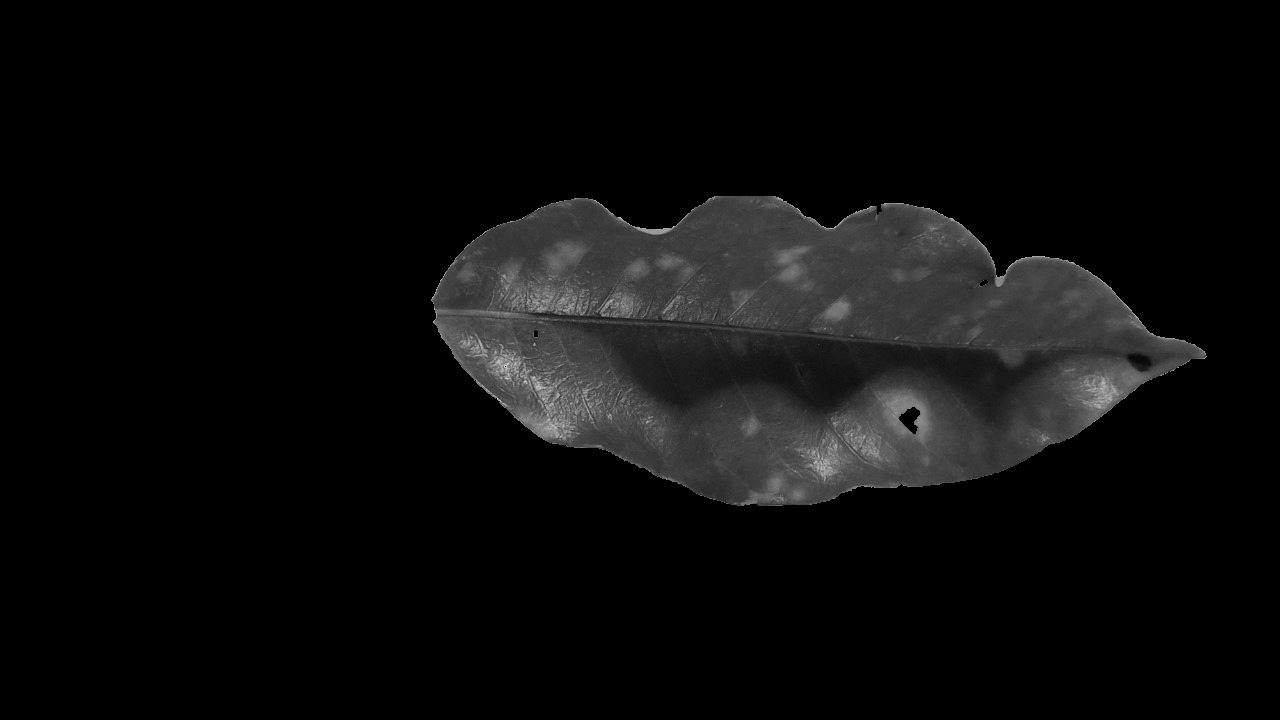
#> input picture resultados/f1.png, 1280 x 720 px, given in place of f1.jpeg, which was not available
$ python ebow_clustering.py
#> lines starting #> are read from the running program, lines starting #| are printed output that depends on the picture; pictures that were not available may be replaced by others from this repository, and a replacement may not be noted
### utils.py
import cv2
import numpy as np
from matplotlib import pyplot as plt
from functools import reduce
import operator
import collections
from sklearn.cluster import KMeans
import os


# [13 lines left out: functions resize, toHSV, not called in this run]


def centroid_histogram(clt):
    numLabels = np.arange(0, len(np.unique(clt.labels_)) + 1)
    (hist, _) = np.histogram(clt.labels_, bins=numLabels)
    hist = hist.astype("float")
    hist /= hist.sum()
    return hist


# [18 lines left out: functions plot_colors, img_plot, not called in this run]


def img_show():
    plt.show()


def black_back(img, coord):
    mask = np.zeros(img.shape[:2], np.uint8)
    bgdModel = np.zeros((1, 65), np.float64)
    fgdModel = np.zeros((1, 65), np.float64)
    cv2.grabCut(img, mask, coord, bgdModel, fgdModel, 5, cv2.GC_INIT_WITH_RECT)
    mask2 = np.where((mask == 2) | (mask == 0), 0, 1).astype('uint8')
    output = img*mask2[:, :, np.newaxis]
    """ cv2.imshow('img',ut.resize(img))
        cv2.imwrite('img.png',img)
        cv2.waitKey(0)
        cv2.destroyAllWindows() """
    return output
    # return np.hstack([resize(img), resize(output)])


# [52 lines left out: functions color_filter, to_Transparent, organizarCorArray, toKmeans, not called in this run]

### testes/ebow_clustering.py
from sklearn.cluster import KMeans
from sklearn import metrics
from scipy.spatial.distance import cdist
import numpy as np
import matplotlib.pyplot as plt
import utils as ut
import cv2

img = '/home/brito/Documentos/Dev/tcc/img/f1.jpeg'
img = cv2.imread(img)
#> img is the input picture: shape (720, 1280, 3); min 0, max 216, mean 12
img = cv2.cvtColor(img, cv2.COLOR_BGR2RGB)
rect = (430, 196, 800, 310)


img = ut.black_back(img, rect)
img = img.reshape((img.shape[0] * img.shape[1], 3))

# k means determine k
distortions = []
hist_all = []
K = range(1, 10)
for k in K:
    kmeanModel = KMeans(n_clusters=k).fit(img)
    kmeanModel.fit(img)
    hist_all.append(ut.centroid_histogram(kmeanModel))
    distortions.append(sum(np.min(
        cdist(img, kmeanModel.cluster_centers_, 'euclidean'), axis=1)) / img.shape[0])
#> after the loop, distortions = [34.17, 6.28, 4.23, 2.64, 2.02, 1.62, 1.43, 1.22, 1.1]; hist_all = 9 items, first 6: [1], [0.843, 0.157], [0.838, 0.13, 0.0317], [0.117, 0.822, 0.0291, 0.0316], [0.822, 0.101, 0.0115, 0.0297, 0.0357], [0.822, 0.0498, 0.0093, 0.0274, 0.0238, 0.0678]

# Plot the elbow
plt.plot(K, distortions, 'bx-')
plt.xlabel('k')
plt.ylabel('Distortion')
plt.title('The Elbow Method showing the optimal k')
plt.show()
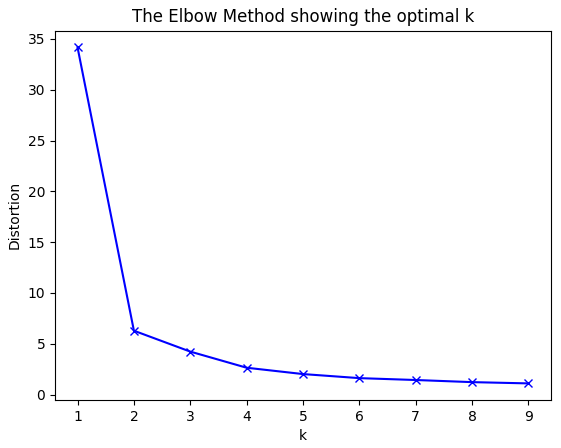
#> figure drawn by matplotlib, 1 panel

$ run again, with resultados/f2.png copied over resultados/f1.png
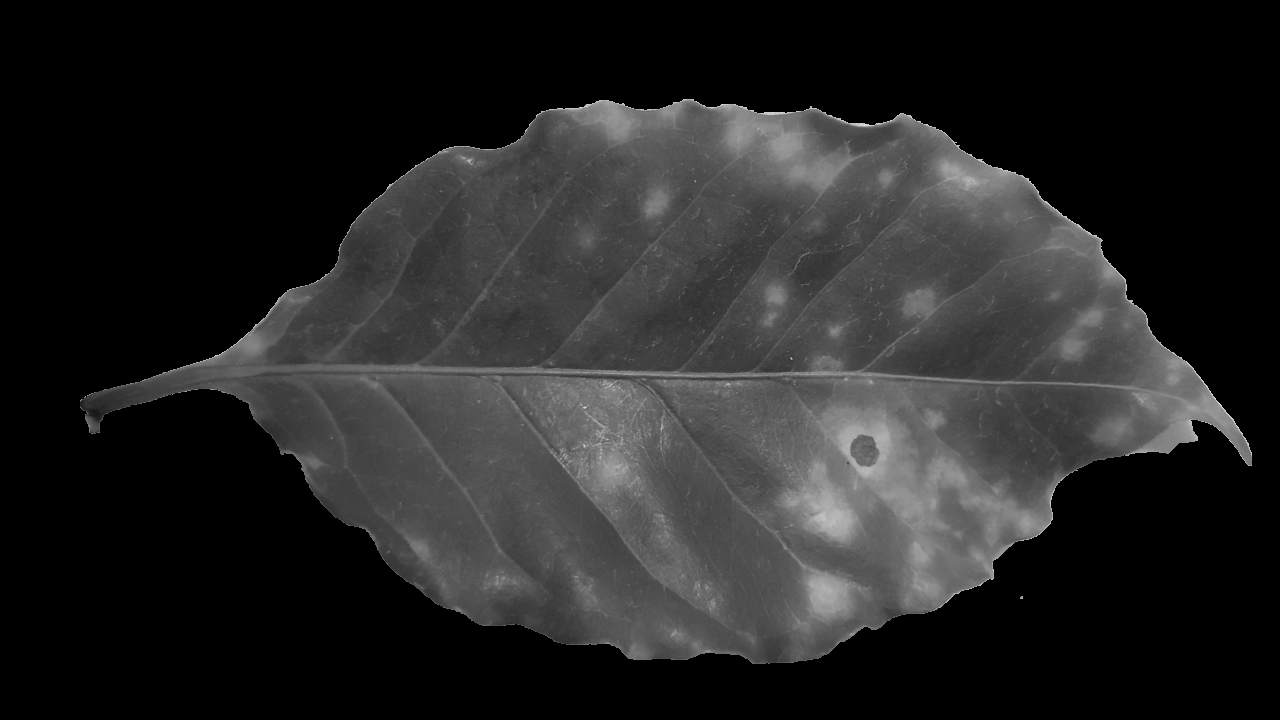
#> input picture resultados/f2.png, 1280 x 720 px, given in place of f1.jpeg, which was not available
#> img is the input picture: shape (720, 1280, 3); min 0, max 227, mean 37
#> in black_back, `output = img*mask2[:, :, np.newaxis]`:
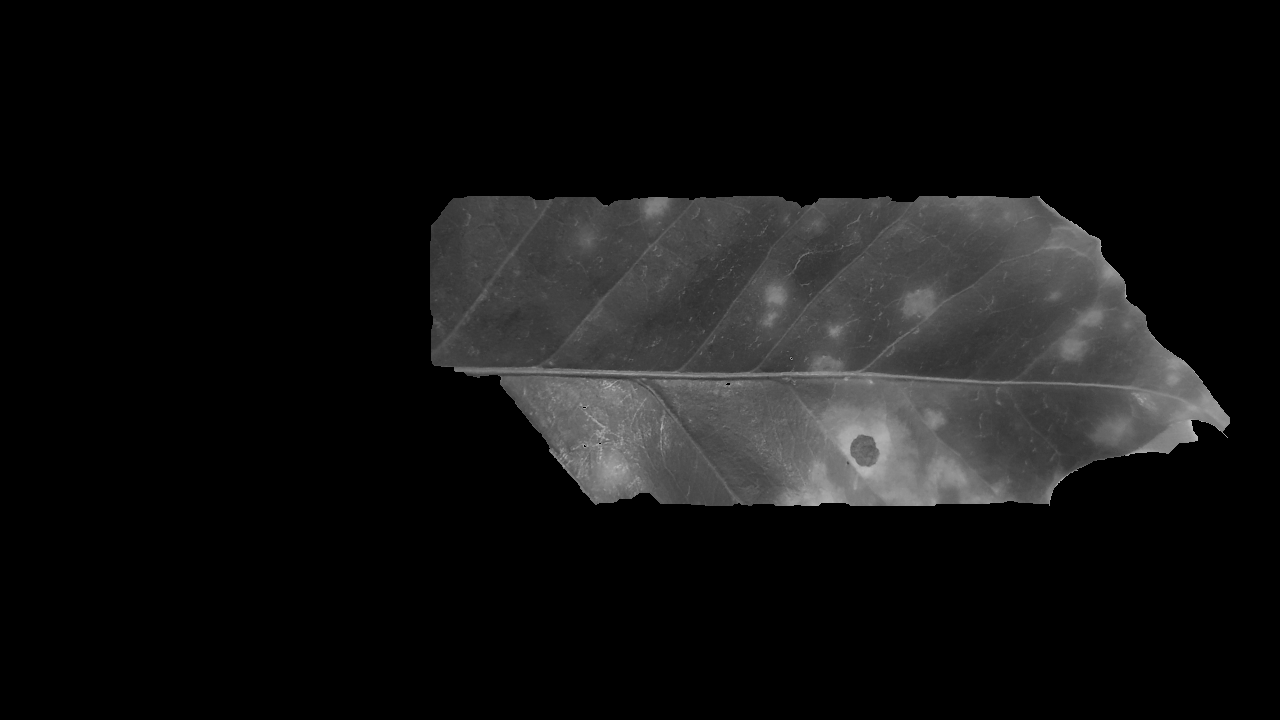
#> output: shape (720, 1280, 3); min 0, max 190, mean 18.6
#> after the loop `for k in K:`: distortions = [50.45, 7.42, 3.84, 2.83, 2.18, 1.73, 1.47, 1.3, 1.16]; hist_all = 9 items, first 6: [1], [0.782, 0.218], [0.782, 0.155, 0.0628], [0.13, 0.782, 0.0279, 0.0597], [0.782, 0.0568, 0.104, 0.0184, 0.0389], [0.0159, 0.782, 0.0618, 0.0734, 0.0308, 0.0357]
#> `plt.show()`:
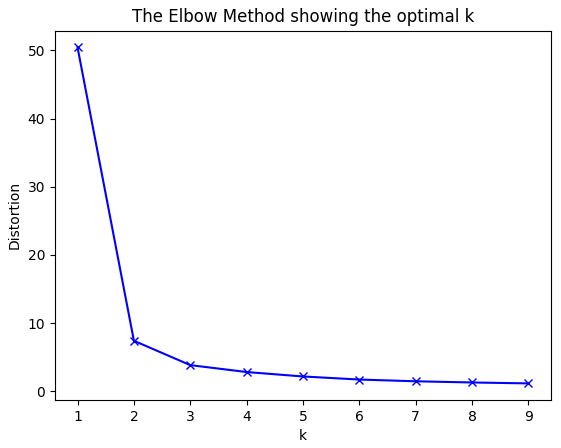
#> figure drawn by matplotlib, 1 panel

$ run again, with resultados/f10_b.png copied over resultados/f1.png
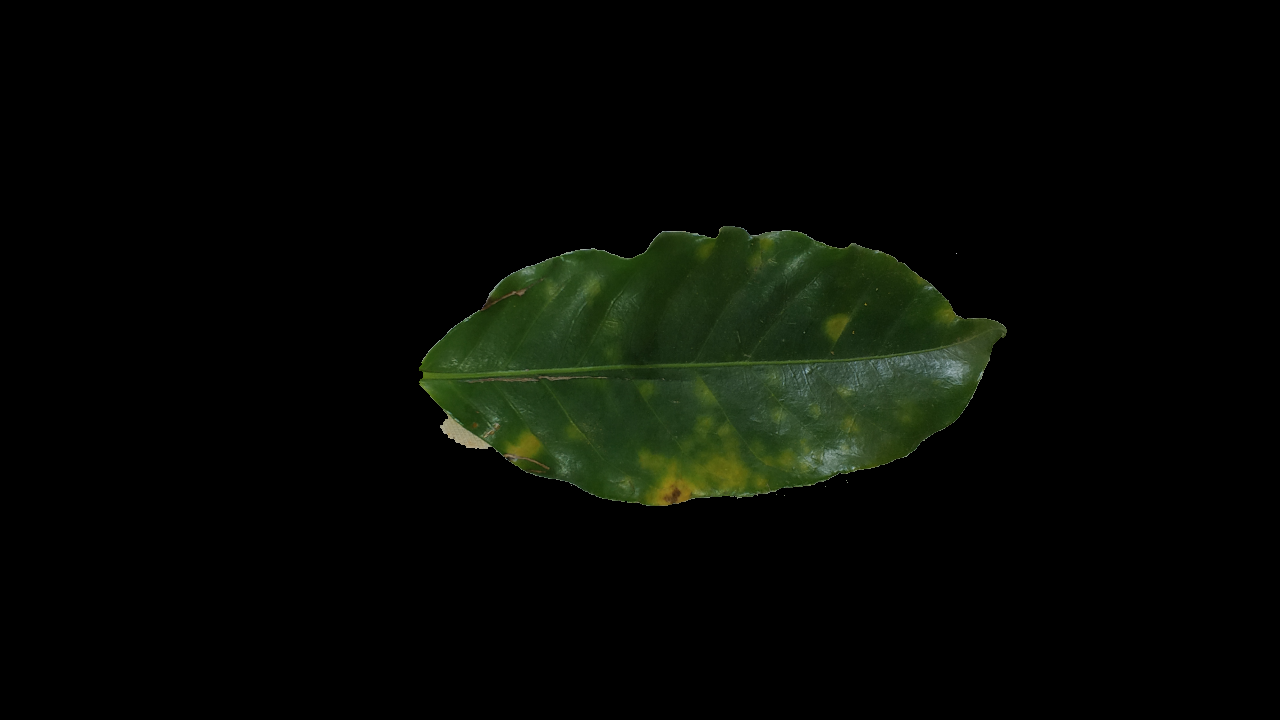
#> input picture resultados/f10_b.png, 1280 x 720 px, given in place of f1.jpeg, which was not available
#> img is the input picture: shape (720, 1280, 3); mean B, G, R 3.8, 8.6, 5.8
#> after the loop `for k in K:`: distortions = [19.37, 3.43, 2.41, 1.97, 1.65, 1.46, 1.33, 1.22, 1.15]; hist_all = 9 items, first 6: [1], [0.874, 0.126], [0.873, 0.101, 0.0259], [0.0815, 0.873, 0.00562, 0.0395], [0.873, 0.0457, 0.00395, 0.0193, 0.0577], [0.873, 0.0434, 0.0267, 0.00324, 0.0114, 0.0419]
#> `plt.show()`:
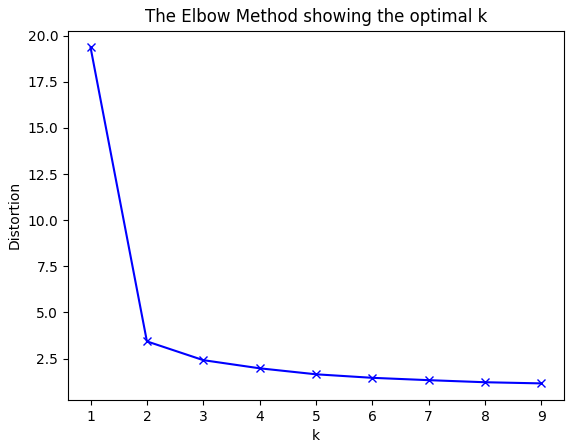
#> figure drawn by matplotlib, 1 panel
